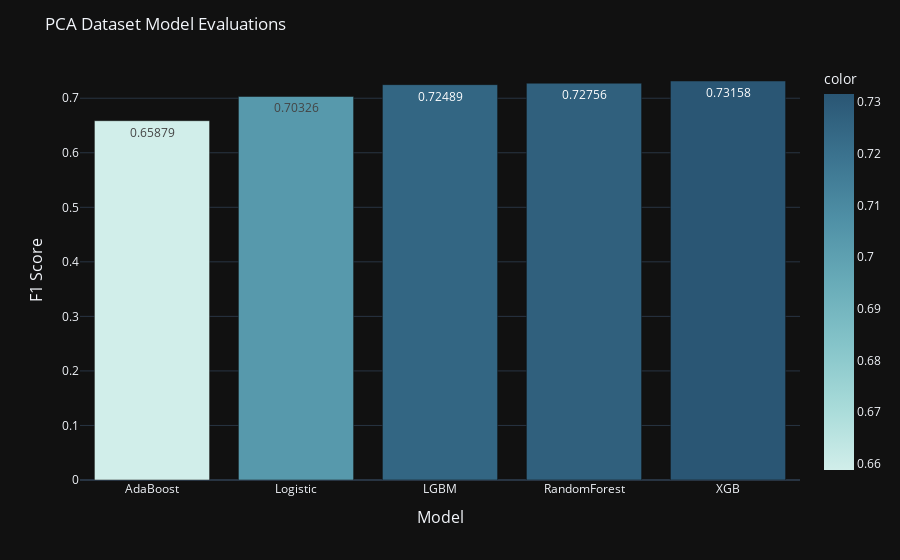

Here is the notebook cell this chart was saved with:
### Code cell
models = ['Logistic', 'RandomForest', 'XGB', 'LGBM', 'AdaBoost']
pca_models_df = pd.Series(pca_scores, index=models, name='scores').sort_values(ascending=True)

fig = px.bar(x=pca_models_df.index, y=pca_models_df.values, 
             text=np.round(pca_models_df.values,5),
             color=pca_models_df.values,
             color_continuous_scale='Teal')

fig.update_layout(
    title_text='PCA Dataset Model Evaluations',
    xaxis=dict(
        title='Model',
        titlefont_size=16
    ),
    yaxis=dict(
        title='F1 Score',
        titlefont_size=16
    ),
    template='plotly_dark'
)
fig.show()

### Figure 1 — Plotly figure (JSON) as saved in the notebook; plotly's stock layout.template omitted (floating-point values rounded to 4 significant figures)
{"data": [{"alignmentgroup": "True", "hovertemplate": "x=%{x}<br>y=%{y}<br>text=%{text}<br>color=%{marker.color}<extra></extra>", "legendgroup": "", "marker": {"color": [0.6588, 0.7033, 0.7249, 0.7276, 0.7316], "coloraxis": "coloraxis", "pattern": {"shape": ""}}, "name": "", "offsetgroup": "", "orientation": "v", "showlegend": false, "text": [0.6588, 0.7033, 0.7249, 0.7276, 0.7316], "textposition": "auto", "type": "bar", "x": ["AdaBoost", "Logistic", "LGBM", "RandomForest", "XGB"], "xaxis": "x", "y": [0.6588, 0.7033, 0.7249, 0.7276, 0.7316], "yaxis": "y"}], "layout": {"barmode": "relative", "coloraxis": {"colorbar": {"title": {"text": "color"}}, "colorscale": [[0, "rgb(209, 238, 234)"], [0.1667, "rgb(168, 219, 217)"], [0.3333, "rgb(133, 196, 201)"], [0.5, "rgb(104, 171, 184)"], [0.6667, "rgb(79, 144, 166)"], [0.8333, "rgb(59, 115, 143)"], [1, "rgb(42, 86, 116)"]]}, "legend": {"tracegroupgap": 0}, "margin": {"t": 60}, "title": {"text": "PCA Dataset Model Evaluations"}, "xaxis": {"anchor": "y", "domain": [0, 1], "title": {"font": {"size": 16}, "text": "Model"}}, "yaxis": {"anchor": "x", "domain": [0, 1], "title": {"font": {"size": 16}, "text": "F1 Score"}}}}
